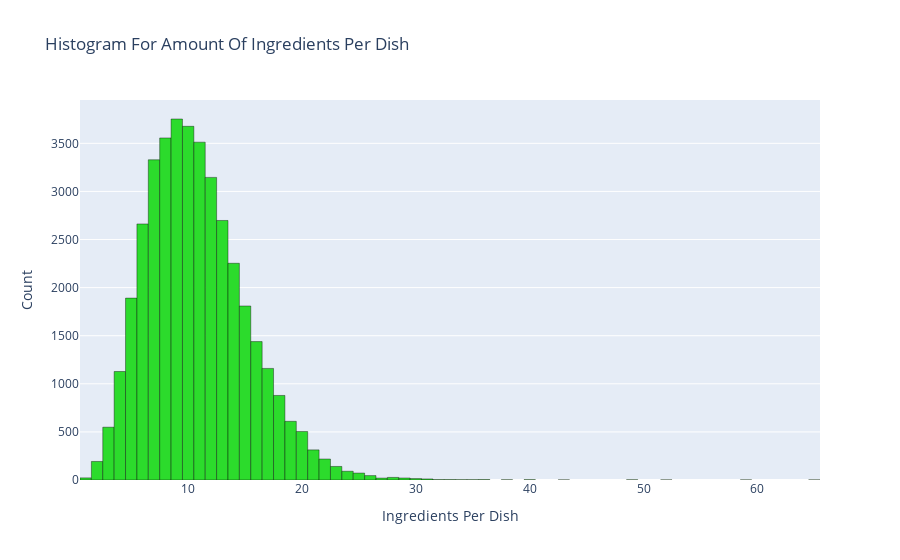

Notebook code for this chart:
### Markdown cell above
This is an extension of the previous topic, and ingredients_count_df can be used

### Code cell
fig = px.histogram(ingredients_count_df, x=0, title="Histogram For Amount Of Ingredients Per Dish", labels={"0": "Ingredients"},
                   color_discrete_sequence=["#2cdb2c"])
fig.update_layout(xaxis_title="Ingredients Per Dish", yaxis_title="Count")
fig.update_traces(marker_line_width=0.4, marker_line_color="black")
fig

### Figure 1 — Plotly figure (JSON) as saved in the notebook; plotly's stock layout.template omitted (floating-point values rounded to 4 significant figures; data arrays with more than 128 entries replaced by an {"elided": "..."} marker saying what was removed)
{"data": [{"alignmentgroup": "True", "bingroup": "x", "hovertemplate": "Ingredients=%{x}<br>count=%{y}<extra></extra>", "legendgroup": "", "marker": {"color": "#2cdb2c", "line": {"color": "black", "width": 0.4}, "pattern": {"shape": ""}}, "name": "", "offsetgroup": "", "orientation": "v", "showlegend": false, "type": "histogram", "x": {"elided": "39774 int values"}, "xaxis": "x", "yaxis": "y"}], "layout": {"autosize": true, "barmode": "relative", "legend": {"tracegroupgap": 0}, "title": {"text": "Histogram For Amount Of Ingredients Per Dish"}, "xaxis": {"anchor": "y", "autorange": false, "domain": [0, 1], "range": [0.5, 65.5], "title": {"text": "Ingredients Per Dish"}, "type": "linear"}, "yaxis": {"anchor": "x", "autorange": true, "domain": [0, 1], "range": [0, 3951.0], "title": {"text": "Count"}}}}
